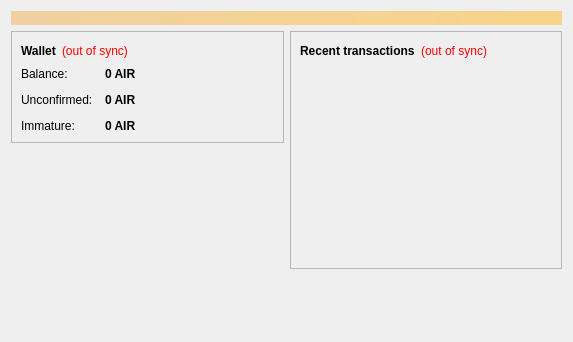
<?xml version="1.0" encoding="UTF-8"?>
<ui version="4.0">
 <class>OverviewPage</class>
 <widget class="QWidget" name="OverviewPage">
  <property name="geometry">
   <rect>
    <x>0</x>
    <y>0</y>
    <width>573</width>
    <height>342</height>
   </rect>
  </property>
  <property name="windowTitle">
   <string>Form</string>
  </property>
  <layout class="QVBoxLayout" name="topLayout">
   <item>
    <widget class="QLabel" name="labelAlerts">
     <property name="visible">
      <bool>false</bool>
     </property>
     <property name="styleSheet">
      <string notr="true">background-color: qlineargradient(x1: 0, y1: 0, x2: 1, y2: 0, stop:0 #F0D0A0, stop:1 #F8D488); color:#000000;</string>
     </property>
     <property name="wordWrap">
      <bool>true</bool>
     </property>
     <property name="margin">
      <number>3</number>
     </property>
    </widget>
   </item>
   <item>
    <layout class="QHBoxLayout" name="horizontalLayout" stretch="1,1">
     <item>
      <layout class="QVBoxLayout" name="verticalLayout_2">
       <item>
        <widget class="QFrame" name="frame">
         <property name="frameShape">
          <enum>QFrame::StyledPanel</enum>
         </property>
         <property name="frameShadow">
          <enum>QFrame::Raised</enum>
         </property>
         <layout class="QVBoxLayout" name="verticalLayout_4">
          <item>
           <layout class="QHBoxLayout" name="horizontalLayout_4">
            <item>
             <widget class="QLabel" name="label_5">
              <property name="font">
               <font>
                <weight>75</weight>
                <bold>true</bold>
               </font>
              </property>
              <property name="text">
               <string>Wallet</string>
              </property>
             </widget>
            </item>
            <item>
             <widget class="QLabel" name="labelWalletStatus">
              <property name="toolTip">
               <string>The displayed information may be out of date. Your wallet automatically synchronizes with the AIRcoin network after a connection is established, but this process has not completed yet.</string>
              </property>
              <property name="styleSheet">
               <string notr="true">QLabel { color: red; }</string>
              </property>
              <property name="text">
               <string notr="true">(out of sync)</string>
              </property>
              <property name="alignment">
               <set>Qt::AlignLeading|Qt::AlignLeft|Qt::AlignVCenter</set>
              </property>
             </widget>
            </item>
            <item>
             <spacer name="horizontalSpacer_2">
              <property name="orientation">
               <enum>Qt::Horizontal</enum>
              </property>
              <property name="sizeHint" stdset="0">
               <size>
                <width>40</width>
                <height>20</height>
               </size>
              </property>
             </spacer>
            </item>
           </layout>
          </item>
          <item>
           <layout class="QFormLayout" name="formLayout_2">
            <property name="fieldGrowthPolicy">
             <enum>QFormLayout::AllNonFixedFieldsGrow</enum>
            </property>
            <property name="horizontalSpacing">
             <number>12</number>
            </property>
            <property name="verticalSpacing">
             <number>12</number>
            </property>
            <item row="0" column="0">
             <widget class="QLabel" name="label">
              <property name="text">
               <string>Balance:</string>
              </property>
             </widget>
            </item>
            <item row="0" column="1">
             <widget class="QLabel" name="labelBalance">
              <property name="font">
               <font>
                <weight>75</weight>
                <bold>true</bold>
               </font>
              </property>
              <property name="cursor">
               <cursorShape>IBeamCursor</cursorShape>
              </property>
              <property name="toolTip">
               <string>Your current balance</string>
              </property>
              <property name="text">
               <string notr="true">0 AIR</string>
              </property>
              <property name="textInteractionFlags">
               <set>Qt::LinksAccessibleByMouse|Qt::TextSelectableByKeyboard|Qt::TextSelectableByMouse</set>
              </property>
             </widget>
            </item>
            <item row="1" column="0">
             <widget class="QLabel" name="label_3">
              <property name="text">
               <string>Unconfirmed:</string>
              </property>
             </widget>
            </item>
            <item row="1" column="1">
             <widget class="QLabel" name="labelUnconfirmed">
              <property name="font">
               <font>
                <weight>75</weight>
                <bold>true</bold>
               </font>
              </property>
              <property name="cursor">
               <cursorShape>IBeamCursor</cursorShape>
              </property>
              <property name="toolTip">
               <string>Total of transactions that have yet to be confirmed, and do not yet count toward the current balance</string>
              </property>
              <property name="text">
               <string notr="true">0 AIR</string>
              </property>
              <property name="textInteractionFlags">
               <set>Qt::LinksAccessibleByMouse|Qt::TextSelectableByKeyboard|Qt::TextSelectableByMouse</set>
              </property>
             </widget>
            </item>
            <item row="2" column="0">
             <widget class="QLabel" name="labelImmatureText">
              <property name="text">
               <string>Immature:</string>
              </property>
             </widget>
            </item>
            <item row="2" column="1">
             <widget class="QLabel" name="labelImmature">
              <property name="font">
               <font>
                <weight>75</weight>
                <bold>true</bold>
               </font>
              </property>
              <property name="toolTip">
               <string>Mined balance that has not yet matured</string>
              </property>
              <property name="text">
               <string notr="true">0 AIR</string>
              </property>
              <property name="textInteractionFlags">
               <set>Qt::LinksAccessibleByMouse|Qt::TextSelectableByKeyboard|Qt::TextSelectableByMouse</set>
              </property>
             </widget>
            </item>
           </layout>
          </item>
         </layout>
        </widget>
       </item>
       <item>
        <spacer name="verticalSpacer">
         <property name="orientation">
          <enum>Qt::Vertical</enum>
         </property>
         <property name="sizeHint" stdset="0">
          <size>
           <width>20</width>
           <height>40</height>
          </size>
         </property>
        </spacer>
       </item>
      </layout>
     </item>
     <item>
      <layout class="QVBoxLayout" name="verticalLayout_3">
       <item>
        <widget class="QFrame" name="frame_2">
         <property name="frameShape">
          <enum>QFrame::StyledPanel</enum>
         </property>
         <property name="frameShadow">
          <enum>QFrame::Raised</enum>
         </property>
         <layout class="QVBoxLayout" name="verticalLayout">
          <item>
           <layout class="QHBoxLayout" name="horizontalLayout_2">
            <item>
             <widget class="QLabel" name="label_4">
              <property name="text">
               <string>&lt;b&gt;Recent transactions&lt;/b&gt;</string>
              </property>
             </widget>
            </item>
            <item>
             <widget class="QLabel" name="labelTransactionsStatus">
              <property name="toolTip">
               <string>The displayed information may be out of date. Your wallet automatically synchronizes with the AIRcoin network after a connection is established, but this process has not completed yet.</string>
              </property>
              <property name="styleSheet">
               <string notr="true">QLabel { color: red; }</string>
              </property>
              <property name="text">
               <string notr="true">(out of sync)</string>
              </property>
              <property name="alignment">
               <set>Qt::AlignRight|Qt::AlignTrailing|Qt::AlignVCenter</set>
              </property>
             </widget>
            </item>
            <item>
             <spacer name="horizontalSpacer">
              <property name="orientation">
               <enum>Qt::Horizontal</enum>
              </property>
              <property name="sizeHint" stdset="0">
               <size>
                <width>40</width>
                <height>20</height>
               </size>
              </property>
             </spacer>
            </item>
           </layout>
          </item>
          <item>
           <widget class="QListView" name="listTransactions">
            <property name="styleSheet">
             <string notr="true">QListView { background: transparent; }</string>
            </property>
            <property name="frameShape">
             <enum>QFrame::NoFrame</enum>
            </property>
            <property name="verticalScrollBarPolicy">
             <enum>Qt::ScrollBarAlwaysOff</enum>
            </property>
            <property name="horizontalScrollBarPolicy">
             <enum>Qt::ScrollBarAlwaysOff</enum>
            </property>
            <property name="selectionMode">
             <enum>QAbstractItemView::NoSelection</enum>
            </property>
           </widget>
          </item>
         </layout>
        </widget>
       </item>
       <item>
        <spacer name="verticalSpacer_2">
         <property name="orientation">
          <enum>Qt::Vertical</enum>
         </property>
         <property name="sizeHint" stdset="0">
          <size>
           <width>20</width>
           <height>40</height>
          </size>
         </property>
        </spacer>
       </item>
      </layout>
     </item>
    </layout>
   </item>
  </layout>
 </widget>
 <resources/>
 <connections/>
</ui>
